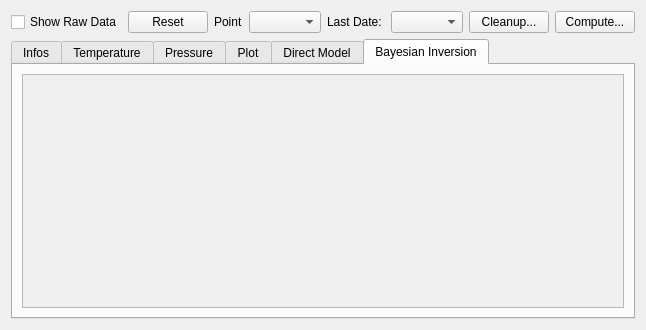
<?xml version="1.0" encoding="UTF-8"?>
<ui version="4.0">
 <class>Form</class>
 <widget class="QWidget" name="Form">
  <property name="geometry">
   <rect>
    <x>0</x>
    <y>0</y>
    <width>554</width>
    <height>330</height>
   </rect>
  </property>
  <property name="windowTitle">
   <string>Form</string>
  </property>
  <layout class="QGridLayout" name="gridLayout_5">
   <item row="0" column="0">
    <layout class="QGridLayout" name="gridLayout_3">
     <item row="0" column="0">
      <widget class="QCheckBox" name="checkBox">
       <property name="text">
        <string>Show Raw Data</string>
       </property>
      </widget>
     </item>
     <item row="0" column="1">
      <widget class="QPushButton" name="pushButtonReset">
       <property name="text">
        <string>Reset</string>
       </property>
      </widget>
     </item>
     <item row="0" column="2">
      <widget class="QLabel" name="labelSensor">
       <property name="text">
        <string>Point</string>
       </property>
      </widget>
     </item>
     <item row="0" column="3">
      <widget class="QComboBox" name="comboBoxSensor"/>
     </item>
     <item row="0" column="4">
      <widget class="QLabel" name="label_2">
       <property name="text">
        <string>Last Date: </string>
       </property>
      </widget>
     </item>
     <item row="0" column="5">
      <widget class="QComboBox" name="comboBoxDate"/>
     </item>
     <item row="0" column="6">
      <widget class="QPushButton" name="pushButtonCleanup">
       <property name="text">
        <string>Cleanup...</string>
       </property>
      </widget>
     </item>
     <item row="0" column="7">
      <widget class="QPushButton" name="pushButtonCompute">
       <property name="text">
        <string>Compute...</string>
       </property>
      </widget>
     </item>
    </layout>
   </item>
   <item row="1" column="0">
    <widget class="QTabWidget" name="tabWidget">
     <property name="currentIndex">
      <number>5</number>
     </property>
     <property name="tabBarAutoHide">
      <bool>false</bool>
     </property>
     <widget class="QWidget" name="tabInfo">
      <attribute name="title">
       <string>Infos</string>
      </attribute>
      <layout class="QGridLayout" name="gridLayout_4">
       <item row="0" column="0">
        <layout class="QGridLayout" name="gridLayout">
         <item row="0" column="0">
          <widget class="QLabel" name="label_4">
           <property name="text">
            <string>Notice:</string>
           </property>
          </widget>
         </item>
         <item row="0" column="1">
          <widget class="QLabel" name="label_5">
           <property name="text">
            <string>Infos</string>
           </property>
          </widget>
         </item>
         <item row="1" column="0">
          <widget class="QPlainTextEdit" name="plainTextEditNotice"/>
         </item>
         <item row="1" column="1">
          <widget class="QPlainTextEdit" name="plainTextEditGeometry"/>
         </item>
        </layout>
       </item>
       <item row="1" column="0">
        <widget class="QLabel" name="label_6">
         <property name="text">
          <string>Installation</string>
         </property>
         <property name="scaledContents">
          <bool>true</bool>
         </property>
        </widget>
       </item>
       <item row="2" column="0">
        <widget class="QScrollArea" name="scrollArea">
         <property name="widgetResizable">
          <bool>true</bool>
         </property>
         <widget class="QWidget" name="scrollAreaWidgetContents">
          <property name="geometry">
           <rect>
            <x>0</x>
            <y>0</y>
            <width>757</width>
            <height>537</height>
           </rect>
          </property>
          <layout class="QVBoxLayout" name="verticalLayout_2">
           <item>
            <widget class="QLabel" name="InstallationImage">
             <property name="minimumSize">
              <size>
               <width>745</width>
               <height>0</height>
              </size>
             </property>
             <property name="text">
              <string/>
             </property>
             <property name="pixmap">
              <pixmap>../data/desc_point41_11_07_17/systeme_41.png</pixmap>
             </property>
            </widget>
           </item>
          </layout>
         </widget>
        </widget>
       </item>
      </layout>
     </widget>
     <widget class="QWidget" name="tabTemperature">
      <attribute name="title">
       <string>Temperature</string>
      </attribute>
      <layout class="QGridLayout" name="gridLayout_2">
       <item row="0" column="0">
        <widget class="QTableView" name="tableViewTemperature">
         <attribute name="verticalHeaderStretchLastSection">
          <bool>true</bool>
         </attribute>
        </widget>
       </item>
      </layout>
     </widget>
     <widget class="QWidget" name="tabPressure">
      <attribute name="title">
       <string>Pressure</string>
      </attribute>
      <layout class="QVBoxLayout" name="verticalLayout_4">
       <item>
        <widget class="QTableView" name="tableViewPressure">
         <attribute name="horizontalHeaderStretchLastSection">
          <bool>false</bool>
         </attribute>
         <attribute name="verticalHeaderStretchLastSection">
          <bool>true</bool>
         </attribute>
        </widget>
       </item>
      </layout>
     </widget>
     <widget class="QWidget" name="tabPlot">
      <attribute name="title">
       <string>Plot</string>
      </attribute>
      <layout class="QVBoxLayout" name="verticalLayout_3">
       <item>
        <widget class="QScrollArea" name="scrollArea_2">
         <property name="widgetResizable">
          <bool>true</bool>
         </property>
         <widget class="QWidget" name="widgetPlot">
          <property name="geometry">
           <rect>
            <x>0</x>
            <y>0</y>
            <width>98</width>
            <height>28</height>
           </rect>
          </property>
          <layout class="QVBoxLayout" name="layoutMeasuresTemp"/>
         </widget>
        </widget>
       </item>
      </layout>
     </widget>
     <widget class="QWidget" name="tabModelDirect">
      <attribute name="title">
       <string>Direct Model</string>
      </attribute>
      <layout class="QGridLayout" name="gridLayout_6">
       <item row="0" column="0">
        <widget class="QScrollArea" name="scrollArea_5">
         <property name="widgetResizable">
          <bool>true</bool>
         </property>
         <widget class="QWidget" name="widgetModelDirect">
          <property name="geometry">
           <rect>
            <x>0</x>
            <y>0</y>
            <width>522</width>
            <height>256</height>
           </rect>
          </property>
          <layout class="QVBoxLayout" name="layoutDirect"/>
         </widget>
        </widget>
       </item>
      </layout>
     </widget>
     <widget class="QWidget" name="tabInversion">
      <attribute name="title">
       <string>Bayesian Inversion</string>
      </attribute>
      <layout class="QVBoxLayout" name="verticalLayout">
       <item>
        <widget class="QScrollArea" name="scrollArea_9">
         <property name="widgetResizable">
          <bool>true</bool>
         </property>
         <widget class="QWidget" name="widgetInversion">
          <property name="geometry">
           <rect>
            <x>0</x>
            <y>0</y>
            <width>522</width>
            <height>256</height>
           </rect>
          </property>
          <layout class="QVBoxLayout" name="layoutInv"/>
         </widget>
        </widget>
       </item>
      </layout>
     </widget>
    </widget>
   </item>
  </layout>
 </widget>
 <resources/>
 <connections/>
</ui>
